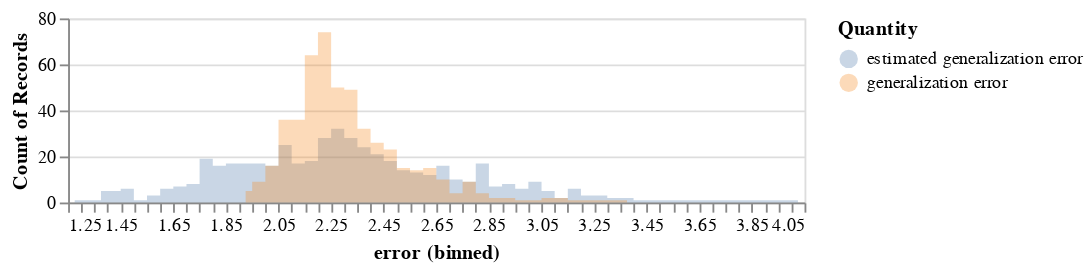

The cell this chart's notebook holds for it:
### Code cell
import pandas as pd
import altair as alt

source = pd.DataFrame({
    'estimated generalization error':ês,
    'generalization error':es
})

alt.Chart(source, height=100).transform_fold(
    ['estimated generalization error', 'generalization error'],
    as_=['Quantity', 'error']
).mark_area(
    opacity=0.3,
    interpolate='step'
).encode(
    alt.X('error:Q', bin=alt.Bin(maxbins=100)),
    alt.Y('count()', stack=None),
    alt.Color('Quantity:N')
)

### Figure 1 — Vega-Lite specification as saved in the notebook (floating-point values rounded to 4 significant figures; data arrays with more than 128 entries replaced by an {"elided": "..."} marker saying what was removed)
{"$schema": "https://vega.github.io/schema/vega-lite/v3.4.0.json", "config": {"mark": {"tooltip": null}, "view": {"height": 300, "width": 400}}, "data": {"name": "data-1d9d24b0ee632086cf0558b37a9c8f0e"}, "datasets": {"data-1d9d24b0ee632086cf0558b37a9c8f0e": {"elided": "500 records"}}, "encoding": {"color": {"field": "Quantity", "type": "nominal"}, "x": {"bin": {"maxbins": 100}, "field": "error", "type": "quantitative"}, "y": {"aggregate": "count", "stack": null, "type": "quantitative"}}, "height": 100, "mark": {"interpolate": "step", "opacity": 0.3, "type": "area"}, "transform": [{"as": ["Quantity", "error"], "fold": ["estimated generalization error", "generalization error"]}]}
